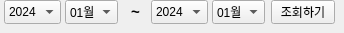
       <widget class="QWidget" name="page_15">
        <widget class="QLabel" name="label_6">
         <property name="geometry">
          <rect>
           <x>120</x>
           <y>0</y>
           <width>31</width>
           <height>24</height>
          </rect>
         </property>
         <property name="font">
          <font>
           <pointsize>11</pointsize>
           <bold>true</bold>
          </font>
         </property>
         <property name="text">
          <string>~</string>
         </property>
         <property name="alignment">
          <set>Qt::AlignCenter</set>
         </property>
         <property name="margin">
          <number>0</number>
         </property>
        </widget>
        <widget class="QPushButton" name="inquirybtn_2">
         <property name="geometry">
          <rect>
           <x>271</x>
           <y>0</y>
           <width>64</width>
           <height>24</height>
          </rect>
         </property>
         <property name="cursor">
          <cursorShape>PointingHandCursor</cursorShape>
         </property>
         <property name="text">
          <string>조회하기</string>
         </property>
         <property name="flat">
          <bool>false</bool>
         </property>
        </widget>
        <widget class="QComboBox" name="comboBox_4">
         <property name="geometry">
          <rect>
           <x>4</x>
           <y>0</y>
           <width>57</width>
           <height>24</height>
          </rect>
         </property>
         <item>
          <property name="text">
           <string>2024</string>
          </property>
         </item>
         <item>
          <property name="text">
           <string>2023</string>
          </property>
         </item>
         <item>
          <property name="text">
           <string>2022</string>
          </property>
         </item>
         <item>
          <property name="text">
           <string>2021</string>
          </property>
         </item>
         <item>
          <property name="text">
           <string>2020</string>
          </property>
         </item>
        </widget>
        <widget class="QComboBox" name="comboBox_7">
         <property name="geometry">
          <rect>
           <x>212</x>
           <y>0</y>
           <width>53</width>
           <height>24</height>
          </rect>
         </property>
         <item>
          <property name="text">
           <string>01월</string>
          </property>
         </item>
         <item>
          <property name="text">
           <string>02월</string>
          </property>
         </item>
         <item>
          <property name="text">
           <string>03월</string>
          </property>
         </item>
         <item>
          <property name="text">
           <string>04월</string>
          </property>
         </item>
         <item>
          <property name="text">
           <string>05월</string>
          </property>
         </item>
        </widget>
        <widget class="QComboBox" name="comboBox_6">
         <property name="geometry">
          <rect>
           <x>151</x>
           <y>0</y>
           <width>57</width>
           <height>24</height>
          </rect>
         </property>
         <item>
          <property name="text">
           <string>2024</string>
          </property>
         </item>
         <item>
          <property name="text">
           <string>2023</string>
          </property>
         </item>
         <item>
          <property name="text">
           <string>2022</string>
          </property>
         </item>
         <item>
          <property name="text">
           <string>2021</string>
          </property>
         </item>
         <item>
          <property name="text">
           <string>2020</string>
          </property>
         </item>
        </widget>
        <widget class="QComboBox" name="comboBox_5">
         <property name="geometry">
          <rect>
           <x>65</x>
           <y>0</y>
           <width>53</width>
           <height>24</height>
          </rect>
         </property>
         <item>
          <property name="text">
           <string>01월</string>
          </property>
         </item>
         <item>
          <property name="text">
           <string>02월</string>
          </property>
         </item>
         <item>
          <property name="text">
           <string>03월</string>
          </property>
         </item>
         <item>
          <property name="text">
           <string>04월</string>
          </property>
         </item>
         <item>
          <property name="text">
           <string>05월</string>
          </property>
         </item>
        </widget>
       </widget>
